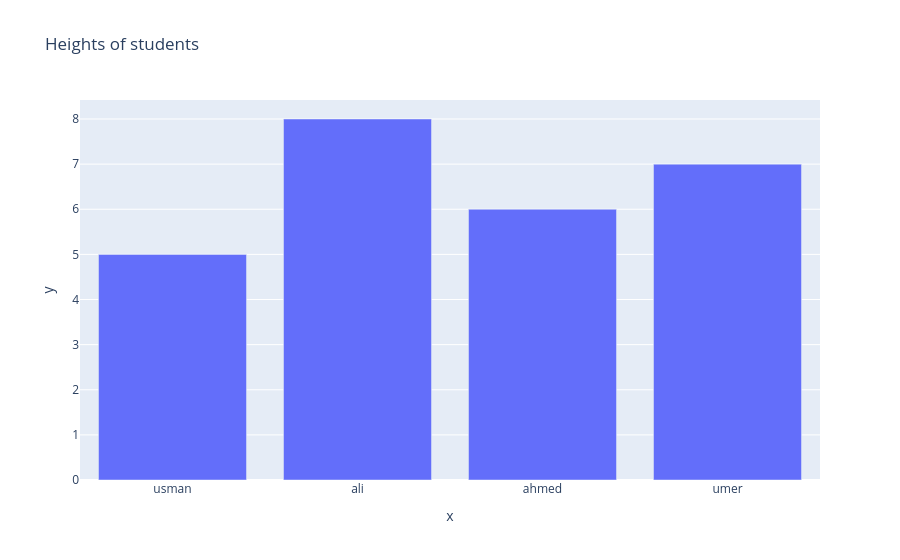

Notebook source saved alongside this figure:
### Code cell
# creare a bar plot
px.bar(x=names,y=heights,title='Heights of students')

### Figure 1 — Plotly figure (JSON) as saved in the notebook; plotly's stock layout.template omitted (floating-point values rounded to 4 significant figures)
{"data": [{"hovertemplate": "x=%{x}<br>y=%{y}<extra></extra>", "legendgroup": "", "marker": {"color": "#636efa", "pattern": {"shape": ""}}, "name": "", "orientation": "v", "showlegend": false, "textposition": "auto", "type": "bar", "x": ["usman", "ali", "ahmed", "umer"], "xaxis": "x", "y": [5, 8, 6, 7], "yaxis": "y"}], "layout": {"barmode": "relative", "legend": {"tracegroupgap": 0}, "title": {"text": "Heights of students"}, "xaxis": {"anchor": "y", "domain": [0, 1], "title": {"text": "x"}}, "yaxis": {"anchor": "x", "domain": [0, 1], "title": {"text": "y"}}}}
